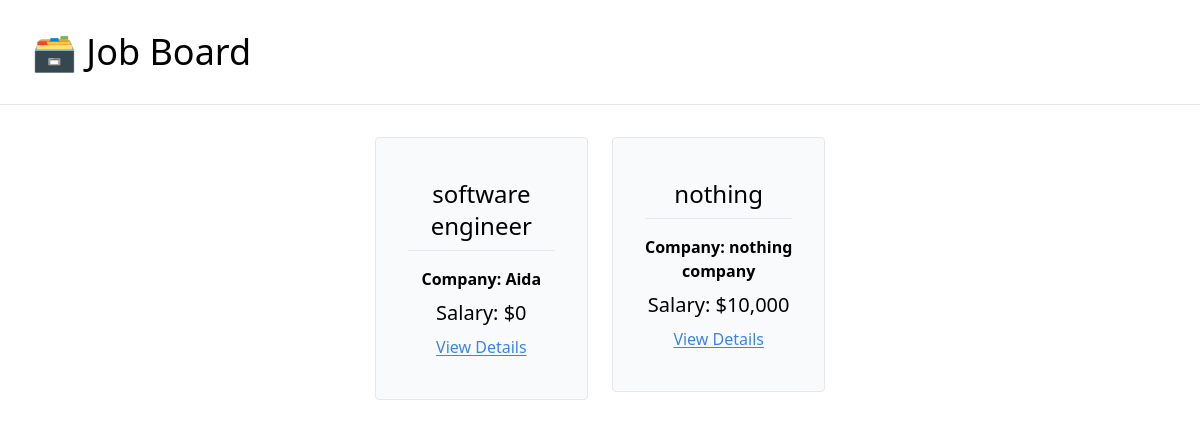
Before: / with the older database file.
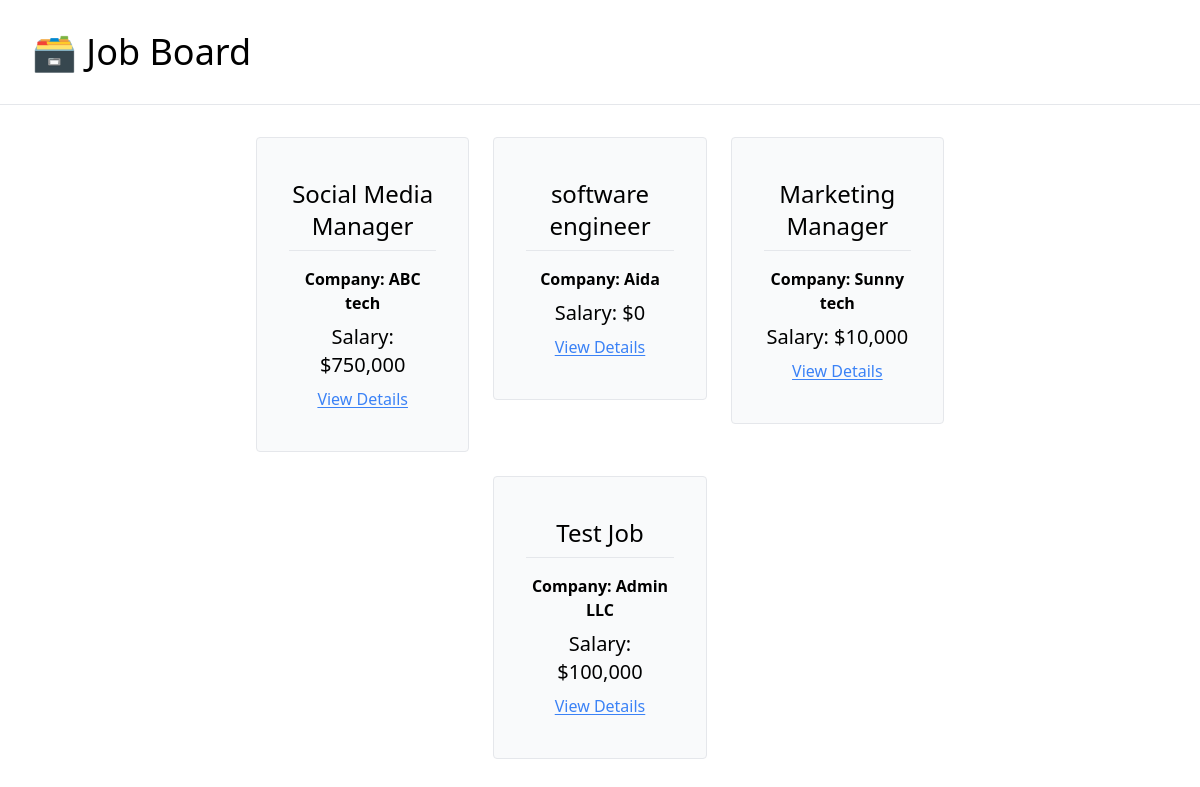
After: the same page with the newer database file.
### job_board/models.py (models this page shows, shortened)
class JobPosting(models.Model):
    title = models.CharField(max_length=100)
    description = models.TextField()
    company = models.CharField(max_length=100)
    salary = models.IntegerField()
    is_active = models.BooleanField(default=False)

### job_board/views.py (the view)
# urls.py: path('', index, name="home"),
def index(request):
    active_postings = JobPosting.objects.filter(is_active=True)
    context = {
        "job_postings": active_postings
    }
    return render(request, "job_board/index.html", context)

### job_board/templates/job_board/index.html
{% extends 'job_board/_base.html' %}
{% load humanize %}
{% block content %}
    <div class="flex justify-center w-10/12 mx-auto flex-wrap gap-6">
        {% for posting in job_postings %}
            <a class="w-1/4 text-center" href="{% url 'job-detail' posting.pk %}">
            <div class="border rounded px-8 py-10 bg-gray-50 hover:bg-gray-100 hover:cursor-pointer">
                <p class="text-2xl pb-2">{{posting.title}}</p>
                <hr class="py-2">
                <p class="font-semibold pb-2">Company: {{posting.company}}</p>
                <p class="text-xl pb-2">Salary: ${{posting.salary|intcomma}}</p>
                <p class="underline underline-offset-2 text-blue-500 hover:text-blue-400">View Details</p>
            </div>
            </a>
        {% endfor %}
    </div>
{% endblock content %}

Changed rows visible on the page:
now on this page (row edited): JobPosting: title "Social Media Manager", company "ABC tech", salary "750,000"
changed JobPosting: title "nothing" → "Marketing Manager"; company "nothing company" → "Sunny tech"
added JobPosting: title "Test Job", company "Admin LLC", salary "100,000"
